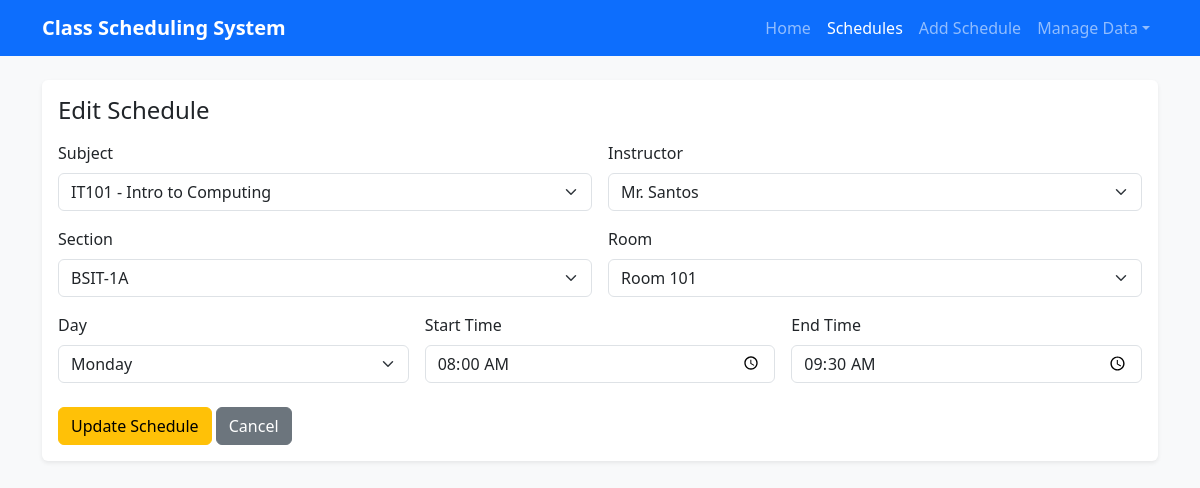
The page /edit.php?id=1 on the database its author committed.
### tables this page shows
CREATE TABLE `schedules` (
  `id` int(11) NOT NULL AUTO_INCREMENT,
  `subject_id` int(11) NOT NULL,
  `instructor_id` int(11) NOT NULL,
  `section_id` int(11) NOT NULL,
  `room_id` int(11) NOT NULL,
  `day` varchar(15) NOT NULL,
  `start_time` time NOT NULL,
  `end_time` time NOT NULL,
  `created_at` timestamp NOT NULL DEFAULT current_timestamp(),
  PRIMARY KEY (`id`),
  KEY `idx_day_time` (`day`,`start_time`),
  KEY `idx_subject` (`subject_id`),
  KEY `idx_instructor` (`instructor_id`),
  KEY `idx_section` (`section_id`),
  KEY `idx_room` (`room_id`),
  CONSTRAINT `fk_sched_subject`    FOREIGN KEY (`subject_id`)    REFERENCES `subjects`    (`id`) ON DELETE RESTRICT ON UPDATE CASCADE,
  CONSTRAINT `fk_sched_instructor` FOREIGN KEY (`instructor_id`) REFERENCES `instructors` (`id`) ON DELETE RESTRICT ON UPDATE CASCADE,
  CONSTRAINT `fk_sched_section`    FOREIGN KEY (`section_id`)    REFERENCES `sections`    (`id`) ON DELETE RESTRICT ON UPDATE CASCADE,
  CONSTRAINT `fk_sched_room`       FOREIGN KEY (`room_id`)       REFERENCES `rooms`       (`id`) ON DELETE RESTRICT ON UPDATE CASCADE
);

CREATE TABLE `subjects` (
  `id` int(11) NOT NULL AUTO_INCREMENT,
  `subject_code` varchar(20) NOT NULL,
  `subject_name` varchar(100) NOT NULL,
  PRIMARY KEY (`id`),
  UNIQUE KEY `uq_subject_code` (`subject_code`)
);

CREATE TABLE `instructors` (
  `id` int(11) NOT NULL AUTO_INCREMENT,
  `name` varchar(100) NOT NULL,
  PRIMARY KEY (`id`),
  UNIQUE KEY `uq_instructor_name` (`name`)
);

CREATE TABLE `sections` (
  `id` int(11) NOT NULL AUTO_INCREMENT,
  `name` varchar(30) NOT NULL,
  PRIMARY KEY (`id`),
  UNIQUE KEY `uq_section_name` (`name`)
);

CREATE TABLE `rooms` (
  `id` int(11) NOT NULL AUTO_INCREMENT,
  `name` varchar(30) NOT NULL,
  PRIMARY KEY (`id`),
  UNIQUE KEY `uq_room_name` (`name`)
);

### db_connect.php (called while the page is built, shortened)
<?php
$days = ["Monday", "Tuesday", "Wednesday", "Thursday", "Friday", "Saturday"];
function loadOptions($conn, $table, $order) {
    $out = [];
    $res = $conn->query("SELECT * FROM `$table` ORDER BY `$order`");
    if ($res) {
        while ($r = $res->fetch_assoc()) { $out[(int)$r["id"]] = $r; }
    }
    return $out;
}

### Includes/form_fields.php (the view, shortened to what this page needs)
<div class="row g-3">
    <div class="col-md-6">
        <label class="form-label">Subject</label>
        <select name="subject_id" class="form-select" required>
            <?php foreach ($subjects as $id => $s): ?>
                <option value="<?= $id ?>" <?= (int)$row['subject_id'] === $id ? 'selected' : '' ?>>
                    <?= htmlspecialchars($s['subject_code'] . " - " . $s['subject_name']) ?>
                </option>
            <?php endforeach; ?>
        </select>
    </div>
    <div class="col-md-6">
        <label class="form-label">Instructor</label>
        <select name="instructor_id" class="form-select" required>
            <?php foreach ($instructors as $id => $i): ?>
                <option value="<?= $id ?>" <?= (int)$row['instructor_id'] === $id ? 'selected' : '' ?>>
                    <?= htmlspecialchars($i['name']) ?>
                </option>
            <?php endforeach; ?>
        </select>
    </div>
    <div class="col-md-6">
        <label class="form-label">Section</label>
        <select name="section_id" class="form-select" required>
            <?php foreach ($sections as $id => $s): ?>
                <option value="<?= $id ?>" <?= (int)$row['section_id'] === $id ? 'selected' : '' ?>>
                    <?= htmlspecialchars($s['name']) ?>
                </option>
            <?php endforeach; ?>
        </select>
    </div>
    <div class="col-md-6">
        <label class="form-label">Room</label>
        <select name="room_id" class="form-select" required>
            <?php foreach ($rooms as $id => $r): ?>
                <option value="<?= $id ?>" <?= (int)$row['room_id'] === $id ? 'selected' : '' ?>>
                    <?= htmlspecialchars($r['name']) ?>
                </option>
            <?php endforeach; ?>
        </select>
    </div>
    <div class="col-md-4">
        <label class="form-label">Day</label>
        <select name="day" class="form-select" required>
            <?php foreach ($days as $d): ?>
                <option value="<?= $d ?>" <?= $row['day'] === $d ? 'selected' : '' ?>><?= $d ?></option>
            <?php endforeach; ?>
        </select>
    </div>
    <div class="col-md-4">
        <label class="form-label">Start Time</label>
        <input type="time" name="start_time" class="form-control" required
               value="<?= htmlspecialchars(substr($row['start_time'], 0, 5)) ?>">
    </div>
    <div class="col-md-4">
        <label class="form-label">End Time</label>
        <input type="time" name="end_time" class="form-control" required
               value="<?= htmlspecialchars(substr($row['end_time'], 0, 5)) ?>">
    </div>
</div>

### rows shown on the page
schedules: subject_id "IT101 - Intro to Computing", instructor_id "Mr. Santos", section_id "BSIT-1A", room_id "Room 101", day "Monday", start_time "08:00", end_time "09:30"
